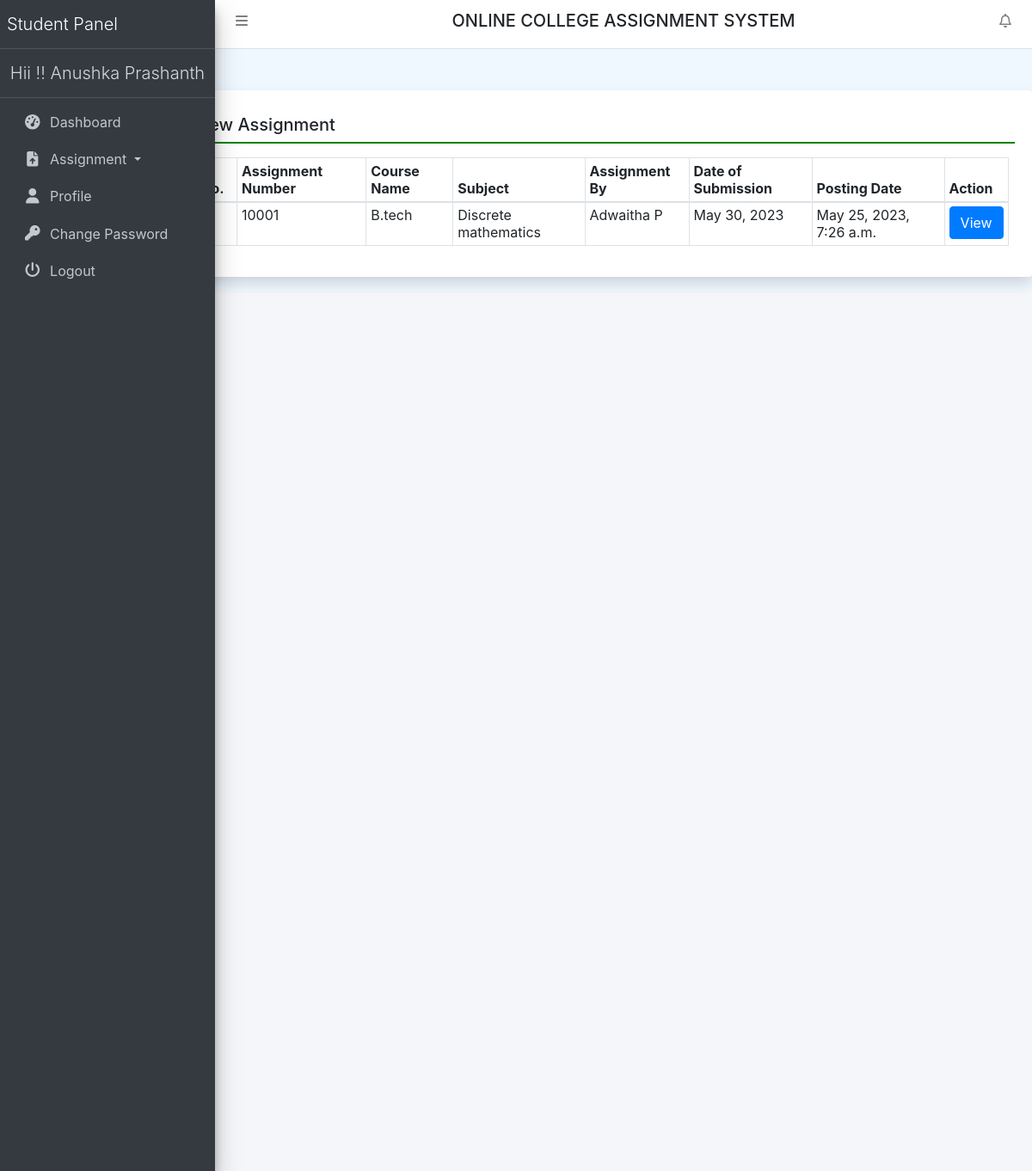
The app's page /newAssignment (signed in) with its own data.
### collegeAssignment/models.py (models this page shows, shortened)
class Assigment(models.Model):
    teacher = models.ForeignKey(Teacher, on_delete=models.CASCADE)
    course = models.ForeignKey(Course, on_delete=models.CASCADE)
    subject = models.ForeignKey(Subject, on_delete=models.CASCADE)
    AssignmentNumber = models.IntegerField(null=True)
    AssignmentTitle = models.CharField(max_length=150, null=True)
    AssignmentDescription = models.CharField(max_length=300, null=True)
    SubmissionDate = models.DateField(null=True)
    AssignmentMarks = models.CharField(max_length=150, null=True)
    AssignmentFile = models.FileField(max_length=200, null=True)
    CreationDate = models.DateTimeField(auto_now_add=True)

class Course(models.Model):
    BranchName = models.CharField(max_length=150, null=True)
    CourseName = models.CharField(max_length=200, null=True)
    CreationDate = models.DateTimeField(auto_now_add=True)

class Subject(models.Model):
    course = models.ForeignKey(Course, on_delete=models.CASCADE)
    SubjectFullname = models.CharField(max_length=200, null=True)
    SubjectShortname = models.CharField(max_length=50, null=True)
    SubjectCode = models.CharField(max_length=50, null=True)
    CreationDate = models.DateTimeField(auto_now_add=True)

class Teacher(models.Model):
    users = models.ForeignKey(User, on_delete=models.CASCADE)
    EmpID = models.IntegerField(null=True)
    MobileNumber = models.CharField(max_length=15, null=True)
    Gender = models.CharField(max_length=50, null=True)
    Dob = models.DateField(null=True)
    course = models.ForeignKey(Course, on_delete=models.CASCADE)
    Religion = models.CharField(max_length=100, null=True)
    Address = models.CharField(max_length=300, null=True)
    ProfilePic = models.FileField(max_length=200, null=True)
    JoiningDate = models.DateTimeField(auto_now_add=True)

### collegeAssignment/views.py (the view)
# urls.py: path('newAssignment', newAssignment, name='newAssignment'),
def newAssignment(request):
    if not request.user.is_authenticated:
        return redirect('student_login')
    user = request.user
    StudentUser = UserDetail.objects.get(user=user)
    Usercourse = StudentUser.course
    teacher = Teacher.objects.filter(course=Usercourse)
    assignment = Assigment.objects.filter(teacher__in = teacher)
    uploadassignment = Uploadass.objects.filter(userdetail=StudentUser)
    li = []
    for i in uploadassignment:
        li.append(i.assignment.id)
    return render(request, 'newAssignment.html', locals())

### collegeAssignment/templates/newAssignment.html
{% extends 'studentHeader.html' %}
{% block main %}
<div class="card shadow mt-5 offset-2">
    <div class="card-body">
        <h5 class="p-2" style="border-bottom: 2px solid green;">New Assignment</h5>
        <div class="container-fluid mt-3">
            <table class="table table-bordered table-sm">
                <thead>
                <tr>
                    <th>S No.</th>
                    <th>Assignment Number</th>
                    <th>Course Name</th>
                    <th>Subject</th>
                    <th>Assignment By</th>
                    <th>Date of Submission</th>
                    <th>Posting Date</th>
                    <th>Action</th>
                </tr>
                </thead>
                <tbody>
                   {% for i in assignment %}
                   <tr>
                       <td>{{forloop.counter}}</td>
                       <td>{{i.AssignmentNumber}}</td>
                       <td>{{i.course.CourseName}}</td>
                       <td>{{i.subject.SubjectFullname}}</td>
                       <td>{{i.teacher.users.first_name}} {{i.teacher.users.last_name}}</td>
                       <td>{{i.SubmissionDate}}</td>
                       <td>{{i.CreationDate}}</td>
                       {% if i.id in li %}
        <td>Submitted</td>
        {% else %}
                       <td><a href="{% url 'submitAssignment' i.id %}" class="btn btn-primary">View</a></td>
                  {% endif %}
                   </tr>
                   {% endfor %}
                </tbody>
            </table>
        </div>
    </div>
</div>
{% endblock %}

### collegeAssignment/templates/studentHeader.html (shortened to what this page needs)
{% load static %}
<html>
<head runat="server">
    <link href="{% static 'css/bootstrap.css' %}" rel="stylesheet"/>
    <link href="{% static 'css/all.css' %}" rel="stylesheet"/>
    <link href="{% static 'css/adminlte.css' %}" rel="stylesheet"/>
    <link href="{% static 'css/OverlayScrollbars.css' %}" rel="stylesheet"/>
    <link rel="stylesheet" href="https://cdn.datatables.net/1.10.23/css/jquery.dataTables.min.css">
    <link rel="stylesheet" href="https://cdn.datatables.net/buttons/1.6.5/css/buttons.dataTables.min.css">
    <link rel="stylesheet"
          href="https://cdn.jsdelivr.net/npm/bootstrap-select@1.13.14/dist/css/bootstrap-select.min.css">
</head>
<body class="hold-transition sidebar-mini layout-fixed layout-navbar-fixed layout-footer-fixed">
<nav class="main-header navbar navbar-expand navbar-white navbar-light">
    <ul class="navbar-nav">
        <li class="nav-item">
            <a class="nav-link" data-widget="pushmenu" href="#" role="button"><i class="fas fa-bars"></i></a>
        </li>
    </ul>
    <h5 class="text-center text-uppercase" style="width:100%;">Online College Assignment System</h5>
    <ul class="navbar-nav ml-auto">
        <li class="nav-item dropdown">
            <a class="nav-link" data-toggle="dropdown" href="#">
                <i class="far fa-bell fas-shake animated"></i>
            </a>
        </li>
    </ul>
</nav>
<aside class="main-sidebar sidebar-dark-primary elevation-4">
    <a href="{% url 'sdashboard' %}" class="brand-link">
        <span class="brand-text font-weight-light">Student Panel</span>
    </a>
    <a href="{% url 'sdashboard' %}" class="brand-link">
        <center><span
                class="brand-text font-weight-light">Hii !! {{request.user.first_name}} {{request.user.last_name}} </span>
        </center>
    </a>
    <div class="sidebar">
        <nav class="mt-2">
            <ul class="nav nav-pills nav-sidebar flex-column" data-widget="treeview" role="menu" data-accordion="false">
                <li class="nav-item"><a href="{% url 'sdashboard' %}" class="nav-link">
                    <i class="nav-icon fas fa-tachometer-alt"></i>
                    <p>Dashboard</p>
                </a></li>
                <li class="nav-item dropdown">
                    <a class="nav-link dropdown-toggle" href="#" id="navbarDropdown"
                       role="button" data-toggle="dropdown" aria-haspopup="true"
                       aria-expanded="false"> <i class="nav-icon fas fa-file-upload"></i> Assignment </a>
                </li>
                <li class="nav-item"><a href="{% url 'studentProfile' %}" class="nav-link">
                    <i class="nav-icon fas fa-user"></i>
                    <p>Profile</p>
                </a></li>
                <li class="nav-item"><a href="{% url 'studentchangePassword' %}" class="nav-link">
                    <i class="nav-icon fas fa-key"></i>
                    <p>Change Password</p>
                </a></li>
                <li class="nav-item"><a href="/logout" class="nav-link">
                    <i class="nav-icon fas fa-power-off"></i>
                    <p>Logout</p>
                </a></li>
            </ul>
        </nav>
    </div>
</aside>
{% block main %}
{% endblock %}
<div class="content-wrapper"></div>

### collegeAssignment/static/css/all.css (style rules this page uses)
.fa-bars:before { content: "\f0c9"; }
.fa-bell:before { content: "\f0f3"; }
.fa-key:before { content: "\f084"; }
.fa-power-off:before { content: "\f011"; }
.fa-user:before { content: "\f007"; }

### collegeAssignment/static/css/OverlayScrollbars.css (style rules this page uses)
.os-host, .os-host-textarea { position: relative; overflow: visible !important; -webkit-box-orient: vertical; -webkit-box-direction: normal; -ms-flex-direction: column; flex-direction: column; -ms-flex-wrap: nowrap; flex-wrap: nowrap; -webkit-box-pack: start; -ms-flex-pack: start; justify-content: flex-start; -ms-flex-line-pack: start; align-content: flex-start; -webkit-box-align: start; -ms-flex-align: start; -ms-grid-row-align: flex-start; align-items: flex-start; }

### collegeAssignment/templates/studentHeader.html (style rules this page uses)
body { background-color: aliceblue; }

### records on screen
Assigment: AssignmentNumber "10001", course.CourseName "B.tech", subject.SubjectFullname "Discrete mathematics", teacher.users.first_name "Adwaitha", teacher.users.last_name "P", SubmissionDate "May 30, 2023", CreationDate "May 25, 2023, 7:26 a.m.", shows "View"

### other values on screen
{{ request.user.first_name }} "Anushka"
{{ request.user.last_name }} "Prashanth"
